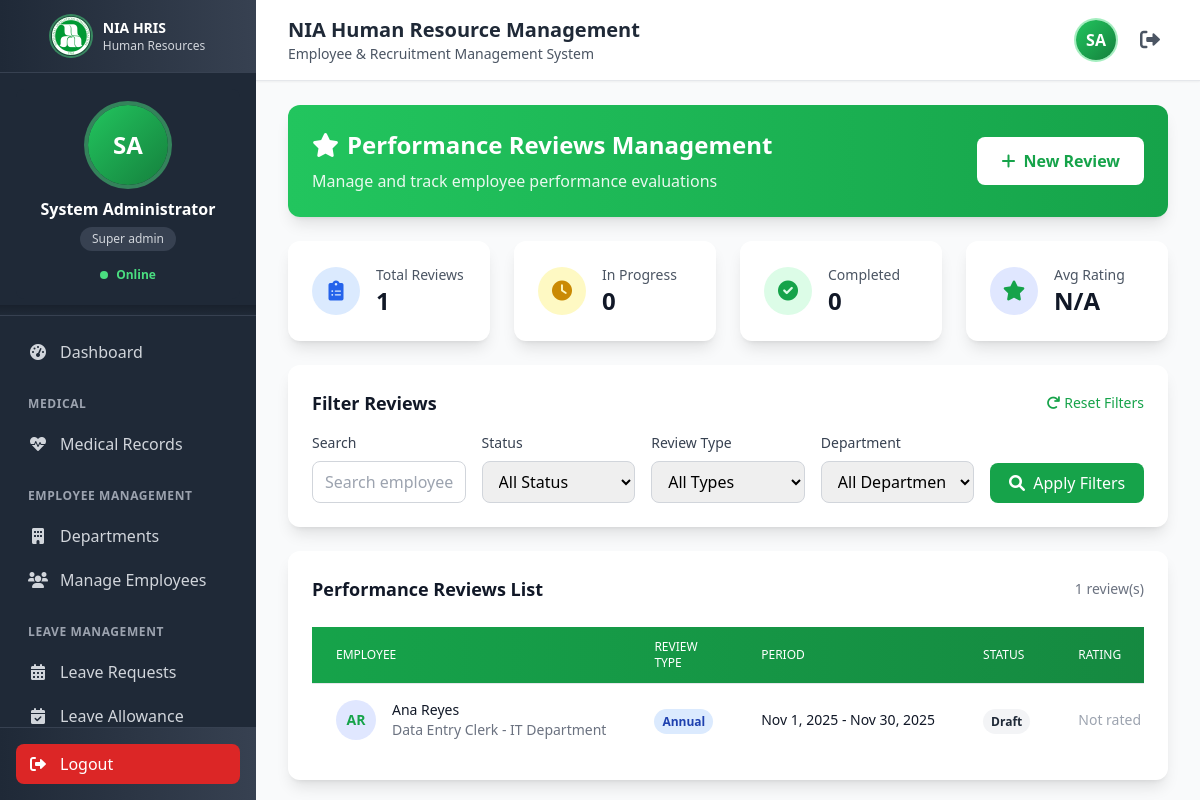
Screenshot of /performance-reviews.php (signed in) with the database file from the repository.
### tables this page shows
CREATE TABLE IF NOT EXISTS `performance_reviews` (
  `id` int(11) NOT NULL AUTO_INCREMENT,
  `employee_id` int(11) NOT NULL,
  `employee_type` enum('faculty','staff','admin','employee') NOT NULL DEFAULT 'employee',
  `reviewer_id` int(11) NOT NULL,
  `review_period_start` date NOT NULL,
  `review_period_end` date NOT NULL,
  `review_type` enum('annual','semi_annual','quarterly','probationary','promotion','special') NOT NULL DEFAULT 'annual',
  `status` enum('draft','in_progress','completed','approved','rejected') NOT NULL DEFAULT 'draft',
  `overall_rating` decimal(5,2) DEFAULT NULL,
  `overall_percentage` decimal(5,2) DEFAULT NULL,
  `goals_achieved` text DEFAULT NULL,
  `areas_of_strength` text DEFAULT NULL,
  `areas_for_improvement` text DEFAULT NULL,
  `development_plan` text DEFAULT NULL,
  `recommendations` text DEFAULT NULL,
  `manager_comments` text DEFAULT NULL,
  `employee_comments` text DEFAULT NULL,
  `next_review_date` date DEFAULT NULL,
  `approved_by` int(11) DEFAULT NULL,
  `approved_at` timestamp NULL DEFAULT NULL,
  `created_at` timestamp NOT NULL DEFAULT current_timestamp(),
  `updated_at` timestamp NOT NULL DEFAULT current_timestamp() ON UPDATE current_timestamp(),
  PRIMARY KEY (`id`),
  KEY `fk_review_employee` (`employee_id`),
  KEY `fk_review_reviewer` (`reviewer_id`),
  KEY `fk_review_approved_by` (`approved_by`),
  KEY `idx_employee_type` (`employee_type`),
  KEY `idx_review_type` (`review_type`),
  KEY `idx_status` (`status`),
  KEY `idx_review_period` (`review_period_start`,`review_period_end`),
  KEY `idx_performance_reviews_employee_period` (`employee_id`,`review_period_start`,`review_period_end`),
  KEY `idx_performance_reviews_reviewer_status` (`reviewer_id`,`status`),
  KEY `idx_performance_reviews_type_status` (`review_type`,`status`),
  CONSTRAINT `fk_review_approved_by` FOREIGN KEY (`approved_by`) REFERENCES `users` (`id`) ON DELETE SET NULL,
  CONSTRAINT `fk_review_employee` FOREIGN KEY (`employee_id`) REFERENCES `employees` (`id`) ON DELETE CASCADE ON UPDATE CASCADE,
  CONSTRAINT `fk_review_reviewer` FOREIGN KEY (`reviewer_id`) REFERENCES `users` (`id`) ON DELETE CASCADE
);

CREATE TABLE IF NOT EXISTS `employees` (
  `id` int(11) NOT NULL AUTO_INCREMENT,
  `employee_id` varchar(20) NOT NULL,
  `first_name` varchar(50) NOT NULL,
  `last_name` varchar(50) NOT NULL,
  `email` varchar(100) NOT NULL,
  `password` varchar(255) DEFAULT NULL,
  `position` varchar(100) NOT NULL,
  `department` varchar(100) NOT NULL,
  `department_id` int(11) DEFAULT NULL,
  `employee_type` enum('faculty','staff','admin') DEFAULT 'staff',
  `hire_date` date NOT NULL,
  `phone` varchar(20) DEFAULT NULL,
  `sss_number` varchar(20) DEFAULT NULL,
  `pagibig_number` varchar(20) DEFAULT NULL,
  `tin_number` varchar(20) DEFAULT NULL,
  `philhealth_number` varchar(20) DEFAULT NULL,
  `address` text DEFAULT NULL,
  `is_active` tinyint(1) DEFAULT 1,
  `created_at` timestamp NOT NULL DEFAULT current_timestamp(),
  `updated_at` timestamp NULL DEFAULT NULL ON UPDATE current_timestamp(),
  `blood_type` varchar(10) DEFAULT NULL,
  `medical_conditions` text DEFAULT NULL,
  `allergies` text DEFAULT NULL,
  `medications` text DEFAULT NULL,
  `last_medical_checkup` date DEFAULT NULL,
  `medical_notes` text DEFAULT NULL,
  `emergency_contact_name` varchar(100) DEFAULT NULL,
  `emergency_contact_number` varchar(20) DEFAULT NULL,
  PRIMARY KEY (`id`),
  UNIQUE KEY `employee_id` (`employee_id`),
  UNIQUE KEY `email` (`email`),
  KEY `idx_department` (`department`),
  KEY `idx_employee_type` (`employee_type`),
  KEY `idx_department_id` (`department_id`),
  CONSTRAINT `fk_employees_department` FOREIGN KEY (`department_id`) REFERENCES `departments` (`id`) ON DELETE SET NULL ON UPDATE CASCADE
);

### performance-reviews.php (the view, shortened to what this page needs)
<?php
require_once 'config/database.php';
require_once 'includes/functions.php';
$search_query = $_GET['search'] ?? '';
$params = [];
$param_types = '';
$query = "SELECT
    pr.id,
    pr.employee_id,
    e.first_name,
    e.last_name,
    e.email,
    e.department,
    e.position,
    pr.review_type,
    pr.status,
    pr.overall_rating,
    pr.overall_percentage,
    pr.review_period_start,
    pr.review_period_end,
    pr.next_review_date,
    pr.created_at,
    pr.updated_at,
    u.username as reviewer_name,
    COUNT(prs.id) as criteria_scored,
    COUNT(prg.id) as goals_set
FROM performance_reviews pr
LEFT JOIN employees e ON pr.employee_id = e.id
LEFT JOIN users u ON pr.reviewer_id = u.id
LEFT JOIN performance_review_scores prs ON pr.id = prs.performance_review_id
LEFT JOIN performance_review_goals prg ON pr.id = prg.performance_review_id
WHERE 1=1";
$query .= " GROUP BY pr.id ORDER BY pr.created_at DESC";
if (!empty($params)) {
    $stmt = mysqli_prepare($conn, $query);
    mysqli_stmt_bind_param($stmt, $param_types, ...$params);
    mysqli_stmt_execute($stmt);
    $result = mysqli_stmt_get_result($stmt);
} else {
    $result = mysqli_query($conn, $query);
}
$reviews = [];
while ($row = mysqli_fetch_assoc($result)) {
    $reviews[] = $row;
}
$stats_query = "SELECT
    COUNT(*) as total_reviews,
    SUM(CASE WHEN status = 'draft' THEN 1 ELSE 0 END) as draft_reviews,
    SUM(CASE WHEN status = 'in_progress' THEN 1 ELSE 0 END) as in_progress_reviews,
    SUM(CASE WHEN status = 'completed' THEN 1 ELSE 0 END) as completed_reviews,
    SUM(CASE WHEN status = 'approved' THEN 1 ELSE 0 END) as approved_reviews,
    AVG(overall_rating) as avg_rating,
    AVG(overall_percentage) as avg_percentage
FROM performance_reviews";
$stats_result = mysqli_query($conn, $stats_query);
$stats = mysqli_fetch_assoc($stats_result);
include 'includes/header.php';
?>
<div class="mb-6">
    <div class="bg-gradient-to-r from-green-500 to-green-600 text-white rounded-xl shadow-lg p-6">
        <div class="flex items-center justify-between">
            <div>
                <h2 class="text-2xl font-bold mb-2">
                    <i class="fas fa-star mr-2"></i>Performance Reviews Management
                </h2>
                <p class="opacity-90">Manage and track employee performance evaluations</p>
            </div>
            <div class="flex items-center gap-3">
                <button onclick="openCreateModal()" class="bg-white text-green-600 px-6 py-3 rounded-lg font-semibold hover:bg-gray-100 transition-colors">
                    <i class="fas fa-plus mr-2"></i>New Review
                </button>
            </div>
        </div>
    </div>
</div>
<div class="grid grid-cols-1 md:grid-cols-4 gap-6 mb-6">
    <div class="bg-white rounded-xl shadow-lg p-6 ">
        <div class="flex items-center">
            <div class="w-12 h-12 bg-blue-100 rounded-full flex items-center justify-center mr-4">
                <i class="fas fa-clipboard-list text-blue-600 text-xl"></i>
            </div>
            <div>
                <p class="text-sm text-gray-600">Total Reviews</p>
                <p class="text-2xl font-bold text-gray-900"><?php echo number_format($stats['total_reviews'] ?? 0); ?></p>
            </div>
        </div>
    </div>
    <div class="bg-white rounded-xl shadow-lg p-6 ">
        <div class="flex items-center">
            <div class="w-12 h-12 bg-yellow-100 rounded-full flex items-center justify-center mr-4">
                <i class="fas fa-clock text-yellow-600 text-xl"></i>
            </div>
            <div>
                <p class="text-sm text-gray-600">In Progress</p>
                <p class="text-2xl font-bold text-gray-900"><?php echo number_format($stats['in_progress_reviews'] ?? 0); ?></p>
            </div>
        </div>
    </div>
    <div class="bg-white rounded-xl shadow-lg p-6 ">
        <div class="flex items-center">
            <div class="w-12 h-12 bg-green-100 rounded-full flex items-center justify-center mr-4">
                <i class="fas fa-check-circle text-green-600 text-xl"></i>
            </div>
            <div>
                <p class="text-sm text-gray-600">Completed</p>
                <p class="text-2xl font-bold text-gray-900"><?php echo number_format($stats['completed_reviews'] ?? 0); ?></p>
            </div>
        </div>
    </div>
    <div class="bg-white rounded-xl shadow-lg p-6 ">
        <div class="flex items-center">
            <div class="w-12 h-12 bg-indigo-100 rounded-full flex items-center justify-center mr-4">
                <i class="fas fa-star text-green-600 text-xl"></i>
            </div>
            <div>
                <p class="text-sm text-gray-600">Avg Rating</p>
                <p class="text-2xl font-bold text-gray-900"><?php echo $stats['avg_rating'] ? number_format((float)$stats['avg_rating'], 2) : 'N/A'; ?></p>
            </div>
        </div>
    </div>
</div>
<div class="bg-white rounded-xl shadow-lg p-6 mb-6">
    <div class="flex items-center justify-between mb-4">
        <h3 class="text-lg font-semibold text-gray-900">Filter Reviews</h3>
        <a href="performance-reviews.php" class="text-sm text-green-600 hover:text-indigo-700 font-medium">
            <i class="fas fa-redo mr-1"></i>Reset Filters
        </a>
    </div>
    <form method="GET" class="grid grid-cols-1 md:grid-cols-2 lg:grid-cols-5 gap-4">
        <div>
            <label class="block text-sm font-medium text-gray-700 mb-2">Search</label>
            <input type="text" name="search" value="<?php echo htmlspecialchars($search_query); ?>"
                   placeholder="Search employees..."
                   class="w-full px-3 py-2 border border-gray-300 rounded-lg focus:outline-none focus:ring-2 focus:ring-green-500 focus:border-transparent">
        </div>
        <div>
            <label class="block text-sm font-medium text-gray-700 mb-2">Status</label>
            <select name="status" class="w-full px-3 py-2 border border-gray-300 rounded-lg focus:outline-none focus:ring-2 focus:ring-green-500 focus:border-transparent">
                <option value="">All Status</option>
            </select>
        </div>
        <div>
            <label class="block text-sm font-medium text-gray-700 mb-2">Review Type</label>
            <select name="type" class="w-full px-3 py-2 border border-gray-300 rounded-lg focus:outline-none focus:ring-2 focus:ring-green-500 focus:border-transparent">
                <option value="">All Types</option>
            </select>
        </div>
        <div>
            <label class="block text-sm font-medium text-gray-700 mb-2">Department</label>
            <select name="department" class="w-full px-3 py-2 border border-gray-300 rounded-lg focus:outline-none focus:ring-2 focus:ring-green-500 focus:border-transparent">
                <option value="">All Departments</option>
            </select>
        </div>
        <div class="flex items-end">
            <button type="submit" class="w-full bg-green-600 hover:bg-green-700 text-white px-4 py-2 rounded-lg transition-colors">
                <i class="fas fa-search mr-1"></i> Apply Filters
            </button>
        </div>
    </form>
</div>
<div class="bg-white rounded-xl shadow-lg p-6">
    <div class="flex items-center justify-between mb-6">
        <h3 class="text-lg font-semibold text-gray-900">Performance Reviews List</h3>
        <span class="text-sm text-gray-500"><?php echo count($reviews); ?> review(s)</span>
    </div>
    <div class="overflow-x-auto">
        <table class="min-w-full divide-y divide-gray-200" id="reviewsTable">
            <thead class="bg-gradient-to-r from-green-600 to-green-700">
                <tr>
                    <th class="px-6 py-3 text-left text-xs font-medium text-white uppercase">Employee</th>
                    <th class="px-6 py-3 text-left text-xs font-medium text-white uppercase">Review Type</th>
                    <th class="px-6 py-3 text-left text-xs font-medium text-white uppercase">Period</th>
                    <th class="px-6 py-3 text-left text-xs font-medium text-white uppercase">Status</th>
                    <th class="px-6 py-3 text-left text-xs font-medium text-white uppercase">Rating</th>
                </tr>
            </thead>
            <tbody class="bg-white divide-y divide-gray-200">
                <?php if (empty($reviews)): ?>
                <tr>
                    <td colspan="7" class="px-6 py-12 text-center text-gray-500">
                        <div class="flex flex-col items-center">
                            <div class="w-16 h-16 bg-gray-100 rounded-full flex items-center justify-center mb-4">
                                <i class="fas fa-clipboard-list text-gray-400 text-3xl"></i>
                            </div>
                            <p class="text-lg font-medium text-gray-700">No performance reviews found</p>
                            <p class="text-sm text-gray-500 mt-1">Create your first performance review to get started.</p>
                            <button onclick="openCreateModal()" class="mt-4 bg-green-600 text-white px-6 py-2 rounded-lg hover:bg-green-700">
                                <i class="fas fa-plus mr-2"></i>Create Review
                            </button>
                        </div>
                    </td>
                </tr>
                <?php else: ?>
                <?php foreach ($reviews as $review): ?>
                <tr class="hover:bg-green-50 transition-colors" data-review-id="<?php echo $review['id']; ?>">
                    <td class="px-6 py-4 whitespace-nowrap">
                        <div class="flex items-center">
                            <div class="flex-shrink-0 h-10 w-10 bg-indigo-100 rounded-full flex items-center justify-center">
                                <span class="text-sm font-semibold text-green-600">
                                    <?php echo strtoupper(substr($review['first_name'], 0, 1) . substr($review['last_name'], 0, 1)); ?>
                                </span>
                            </div>
                            <div class="ml-4">
                                <div class="text-sm font-medium text-gray-900">
                                    <?php echo htmlspecialchars($review['first_name'] . ' ' . $review['last_name']); ?>
                                </div>
                                <div class="text-sm text-gray-500">
                                    <?php echo htmlspecialchars($review['position']); ?> - <?php echo htmlspecialchars($review['department']); ?>
                                </div>
                            </div>
                        </div>
                    </td>
                    <td class="px-6 py-4 whitespace-nowrap">
                        <span class="px-2 py-1 text-xs font-semibold rounded-full bg-blue-100 text-blue-800">
                            <?php echo ucfirst(str_replace('_', ' ', $review['review_type'])); ?>
                        </span>
                    </td>
                    <td class="px-6 py-4 whitespace-nowrap text-sm text-gray-900">
                        <?php echo date('M j, Y', strtotime($review['review_period_start'])); ?> -
                        <?php echo date('M j, Y', strtotime($review['review_period_end'])); ?>
                    </td>
                    <td class="px-6 py-4 whitespace-nowrap">
                        <?php
                        $status_colors = [
                            'draft' => 'bg-gray-100 text-gray-800',
                            'in_progress' => 'bg-yellow-100 text-yellow-800',
                            'completed' => 'bg-green-100 text-green-800',
                            'approved' => 'bg-blue-100 text-blue-800',
                            'rejected' => 'bg-red-100 text-red-800'
                        ];
                        $status_color = $status_colors[$review['status']] ?? 'bg-gray-100 text-gray-800';
                        ?>
                        <span class="px-2 py-1 text-xs font-semibold rounded-full <?php echo $status_color; ?>">
                            <?php echo ucfirst(str_replace('_', ' ', $review['status'])); ?>
                        </span>
                    </td>
                    <td class="px-6 py-4 whitespace-nowrap text-sm">
                        <?php if ($review['overall_rating']): ?>
                        <div class="flex items-center">
                            <span class="text-lg font-bold text-green-600"><?php echo number_format((float)$review['overall_rating'], 1); ?></span>
                            <span class="text-sm text-gray-500 ml-1">/ 5.0</span>
                        </div>
                        <?php else: ?>
                        <span class="text-gray-400">Not rated</span>
                        <?php endif; ?>
                    </td>
                </tr>
                <?php endforeach; ?>
                <?php endif; ?>
            </tbody>
        </table>
    </div>
</div>

### rows the page displays
performance_reviews: employee.last_name "AR", employee.last_name "Ana Reyes", employee.position "Data Entry Clerk", employee.department "IT Department", review_type "Annual", review_period_start "Nov 1, 2025", review_period_end "Nov 30, 2025", status "Draft", shows "Not rated"

### other values shown
$_SESSION['first_name'] . ' ' . $_SESSION['last_name'] "System Administrator"
str_replace('_', ' ', $_SESSION['role']) "Super admin"
$stats['total_reviews'] "1"
$stats['in_progress_reviews'] "0"
$stats['completed_reviews'] "0"
count($reviews) "1"
